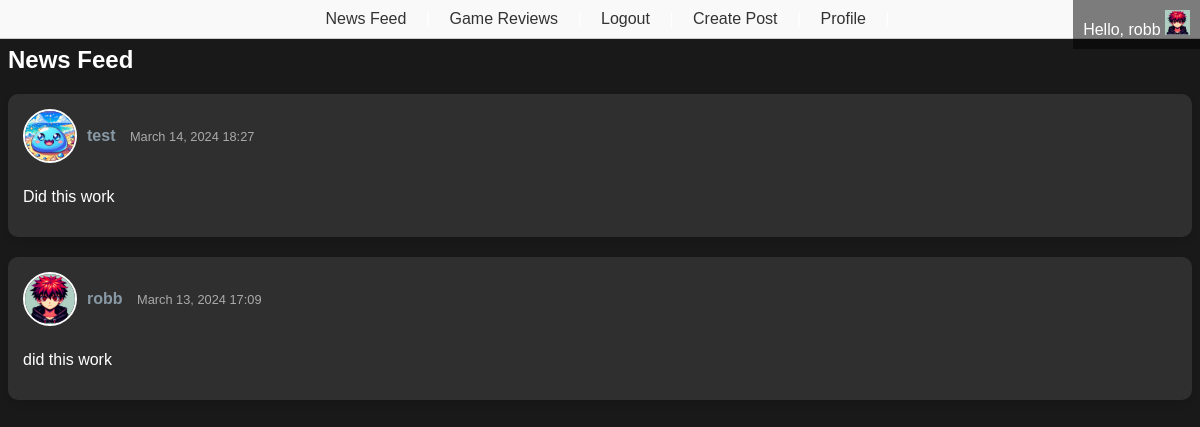
The app's page / (signed in) with its own data.
### demo1/models.py (models this page shows, shortened)
class Profile(models.Model):
    user = models.OneToOneField(User, on_delete=models.CASCADE)
    bio = models.TextField(blank=True, null=True)
    profile_picture = models.ImageField(upload_to='profile_pics/', default='default.jpg', blank=True)

class Post(models.Model):
    CATEGORY_CHOICES = [
        ('Review', 'Review'),
        ('News', 'News'),
        ('Clip', 'Clip'),
        ('Screenshot', 'Screenshot'),
        ('Message', 'Message'),  # Added to categorize text-based posts
    ]
    author = models.ForeignKey(User, on_delete=models.CASCADE)
    title = models.CharField(max_length=255)
    body = models.TextField(blank=True, null=True)  # Now optional, for messages
    category = models.CharField(max_length=10, choices=CATEGORY_CHOICES)
    created_at = models.DateTimeField(auto_now_add=True)
    image = models.ImageField(upload_to='posts/images/', null=True, blank=True)  # For pictures
    video = models.FileField(upload_to='posts/videos/', null=True, blank=True)  # For videos

### demo1/views.py (the view)
# urls.py: path('', news_feed, name='news_feed'),
def news_feed(request):
    print("Is the user authenticated? ", request.user.is_authenticated)
    print("User ID: ", request.user.id)
    posts = Post.objects.all().order_by('-created_at')
    return render(request, 'demo1/news_feed.html', {'posts': posts})

### demo1/templates/demo1/news_feed.html
{% extends 'demo1/base.html' %}
{% block content %}
<h2>News Feed</h2>
<div class="posts">
    {% for post in posts %}
    <div class="post-card">
        <div class="post-header">
            {% if post.author.profile.profile_picture %}
                <img src="{{ post.author.profile.profile_picture.url }}" alt="{{ post.author.username }}" class="profile-picture">
            {% else %}
                <img src="{{ MEDIA_URL }}default.jpg" alt="Default profile picture" class="profile-picture">
            {% endif %}
            <div class="post-user-details">
                <strong>{{ post.author.username }}</strong>
                <small>{{ post.created_at|date:"F d, Y H:i" }}</small>
            </div>
        </div>
        <p class="post-body">{{ post.body }}</p>
    </div>
    {% empty %}
    <p>No posts yet.</p>
    {% endfor %}
</div>
{% endblock %}

### demo1/templates/demo1/base.html (shortened to what this page needs)
{% load static %}
<!DOCTYPE html>
<html>
<head>
    <link rel="stylesheet" href="{% static 'demo1/styles.css' %}">
</head>
<body class="{% block body_class %}{% endblock %}">
    <div class="navbar">
        <a href="{% url 'news_feed' %}">News Feed</a> |
        <a href="{% url 'game_reviews' %}">Game Reviews</a> |
        {% if user.is_authenticated %}
            <a href="{% url 'logout' %}">Logout</a> |
            <a href="{% url 'create_post' %}">Create Post</a> |
            <a href="{% url 'profile' username=user.username %}">Profile</a> |
        {% else %}
            <a href="{% url 'register' %}">Register</a> |
            <a href="{% url 'login' %}">Login</a> |
        {% endif %}
    </div>
    {% if user.is_authenticated %}
    <div class="floating-bar">
        Hello, <span>{{ user.username }}</span>
        {% if user.profile.profile_picture %}
        <img src="{{ user.profile.profile_picture.url }}" alt="Profile picture" style="width: 25px; height: 25px; object-fit: cover;">
    {% else %}
    <img src="{{ MEDIA_URL }}default.jpg" alt="Default profile picture" style="width: 25px; height: 25px; object-fit: cover;">
    {% endif %}
    </div>
    {% endif %}
    <main>
        {% block content %}{% endblock content %}
    </main>
</body>
</html>

### demo1/static/demo1/styles.css (style rules this page uses)
body { background-color: rgb(25, 25, 25); color: #FFFFFF; font-family: Arial, sans-serif; }
strong { color: #8899A6; }
.posts { margin-bottom: 20px; }
.navbar { position: fixed; top: 0; left: 0; width: 100%; background-color: transparent; border-bottom: 1px solid transparent; padding: 10px 0; z-index: 1000; text-align: center; transition: background-color 0.3s ease, border-color 0.3s ease; }
.navbar a { display: inline-block; margin: 0 15px; text-decoration: none; color: #333; transition: color 0.3s ease; }
.post-card { background-color: #2f2f2f; margin-bottom: 20px; padding: 15px; border-radius: 10px; box-shadow: 0 4px 6px rgba(0, 0, 0, 0.1); display: flex; flex-direction: column; }
.post-header { display: flex; align-items: center; margin-bottom: 15px; }
.profile-picture { width: 50px; height: 50px; border-radius: 50%; object-fit: cover; margin-right: 10px; border: 2px solid #fff; }
.post-user-details { flex-grow: 1; }
.post-user-details strong { color: #8899A6; margin-right: 10px; }
.post-user-details small { font-size: 0.8em; color: #aaa; }
.post-body { color: #FFFFFF; margin-top: 10px; }
h1, h2, h3, p { color: #FFF; }

### demo1/templates/demo1/base.html (style rules this page uses)
.floating-bar { position: fixed; right: 0; top: 0; background-color: rgba(0, 0, 0, 0.5); color: white; padding: 10px; z-index: 1000; }

### records on screen
Post: author.profile.profile_picture (placeholder picture), author.username "test", created_at "March 14, 2024 18:27", body "Did this work"
Post: author.profile.profile_picture (picture), author.username "robb", created_at "March 13, 2024 17:09", body "did this work"

### other values on screen
{{ user.username }} "robb"
